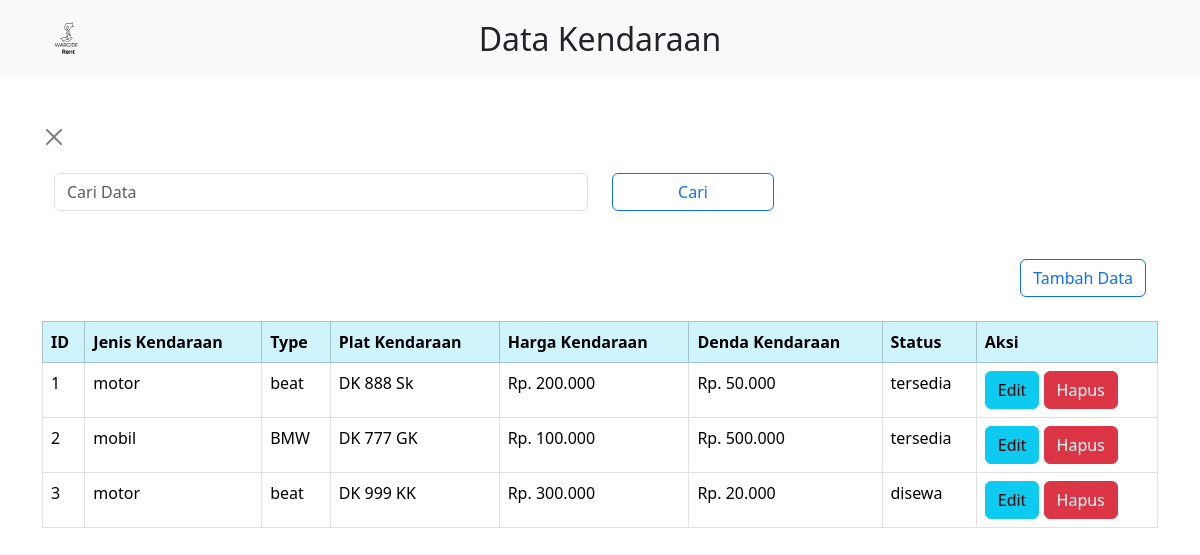
The app's page /kendaraan.php (signed in) with its own data.
### tables this page shows
CREATE TABLE `kendaraan` (
  `id_kendaraan` int(11) NOT NULL,
  `jenis_kendaraan` varchar(50) NOT NULL,
  `type_kendaraan` varchar(50) NOT NULL,
  `n_kendaraan` varchar(50) NOT NULL,
  `harga_kendaraan` decimal(10,2) NOT NULL,
  `denda_kendaraan` decimal(10,2) NOT NULL,
  `status` enum('tersedia','disewa') DEFAULT 'tersedia'
);

### kendaraan.php (the view, shortened to what this page needs)
<?php
include 'koneksi.php';
$search = '';
$sql = "SELECT * FROM kendaraan WHERE jenis_kendaraan LIKE ? OR type_kendaraan LIKE ? OR n_kendaraan LIKE ?";
$stmt = $conn->prepare($sql);
$searchTerm = "%" . $search . "%";
$stmt->bind_param("sss", $searchTerm, $searchTerm, $searchTerm);
$stmt->execute();
$result = $stmt->get_result();
?>
<!DOCTYPE html>
<html lang="en">
<head>
    <link href="https://cdn.jsdelivr.net/npm/bootstrap@5.3.2/dist/css/bootstrap.min.css" rel="stylesheet">
    <nav class="navbar navbar-light bg-light">
        <div class="container position-relative">
            <a class="navbar-brand" href="home.php">
                <img src="asset/img/WARCIDE.svg" alt="" width="50" height="50" class="d-inline-block align-text-top">
            </a>
            <h2 class="position-absolute top-50 start-50 translate-middle text-center m-0">Data Kendaraan</h2>
        </div>
    </nav>
</head>
<body>
    <div class="container my-5">
        <div class="nav">
            <a type="button" class="btn-close" aria-label="Close" href="home.php"></a>
        </div>
        <div class="container mt-4">
            <form method="POST" action="">
                <div class="row">
                    <div class="col-md-6">
                        <input type="text" class="form-control" name="search" value="<?= $search; ?>" placeholder="Cari Data">
                    </div>
                    <div class="col-md-2">
                        <button type="submit" class="btn btn-outline-primary w-100">Cari</button>
                    </div>
                </div>
            </form>
        </div><br>
        <div class="container mt-4">
            <div class="d-flex justify-content-end">
                <a type="button" class="btn btn-outline-primary" href="tambah_kendaraan.php">Tambah Data</a>
            </div>
        </div><br>
        <div class="table-responsive">
            <table class="table table-bordered table-hover">
                <thead class="table-info">
                    <tr>
                        <th scope="col">ID</th>
                        <th scope="col">Jenis Kendaraan</th>
                        <th scope="col">Type</th>
                        <th scope="col">Plat Kendaraan</th>
                        <th scope="col">Harga Kendaraan</th>
                        <th scope="col">Denda Kendaraan</th>
                        <th scope="col">Status</th>
                        <th scope="col">Aksi</th>
                    </tr>
                </thead>
                <?php $no = 1;
                while ($row = $result->fetch_assoc()) { ?>
                    <tr>
                        <td><?= $no++; ?></td>
                        <td><?= $row['jenis_kendaraan']; ?></td>
                        <td><?= $row['type_kendaraan']; ?></td>
                        <td><?= $row['n_kendaraan']; ?></td>
                        <td>Rp. <?= number_format($row['harga_kendaraan'], 0, ',', '.'); ?></td>
                        <td>Rp. <?= number_format($row['denda_kendaraan'], 0, ',', '.'); ?></td>
                        <td><?= $row['status']; ?></td>
                        <td>
                            <a type="button" class="btn btn-info" href="edit_kendaraan.php?id=<?= $row['id_kendaraan']; ?>">Edit</a>
                            <a type="button" class="btn btn-danger delete-btn" data-id="<?= $row['id_kendaraan']; ?>" href="kendaraan_hapus.php">Hapus</a>
                        </td>
                    </tr>
                <?php } ?>
            </table>
        </div>
    </div>
</body>
</html>

### records on screen
kendaraan: jenis_kendaraan "motor", type_kendaraan "beat", n_kendaraan "DK 888 Sk", harga_kendaraan "200.000", denda_kendaraan "50.000", status "tersedia"
kendaraan: jenis_kendaraan "mobil", type_kendaraan "BMW", n_kendaraan "DK 777 GK", harga_kendaraan "100.000", denda_kendaraan "500.000", status "tersedia"
kendaraan: jenis_kendaraan "motor", type_kendaraan "beat", n_kendaraan "DK 999 KK", harga_kendaraan "300.000", denda_kendaraan "20.000", status "disewa"
